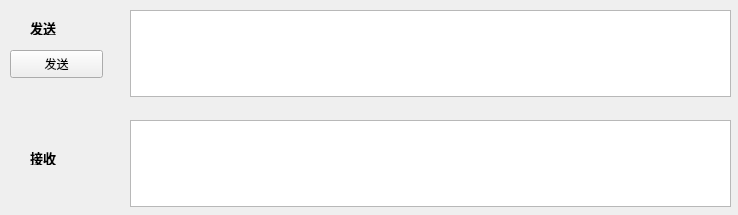
<?xml version="1.0" encoding="UTF-8"?>
<ui version="4.0">
 <class>Widget</class>
 <widget class="QWidget" name="Widget">
  <property name="geometry">
   <rect>
    <x>0</x>
    <y>0</y>
    <width>738</width>
    <height>215</height>
   </rect>
  </property>
  <property name="windowTitle">
   <string>Widget</string>
  </property>
  <widget class="QTextEdit" name="textEdit">
   <property name="geometry">
    <rect>
     <x>130</x>
     <y>10</y>
     <width>601</width>
     <height>87</height>
    </rect>
   </property>
  </widget>
  <widget class="QTextEdit" name="textEdit_2">
   <property name="geometry">
    <rect>
     <x>130</x>
     <y>120</y>
     <width>601</width>
     <height>87</height>
    </rect>
   </property>
  </widget>
  <widget class="QLabel" name="label">
   <property name="geometry">
    <rect>
     <x>30</x>
     <y>20</y>
     <width>68</width>
     <height>15</height>
    </rect>
   </property>
   <property name="font">
    <font>
     <family>Agency FB</family>
     <pointsize>10</pointsize>
     <weight>75</weight>
     <bold>true</bold>
    </font>
   </property>
   <property name="text">
    <string>发送</string>
   </property>
  </widget>
  <widget class="QLabel" name="label_2">
   <property name="geometry">
    <rect>
     <x>30</x>
     <y>150</y>
     <width>68</width>
     <height>15</height>
    </rect>
   </property>
   <property name="font">
    <font>
     <family>Agency FB</family>
     <pointsize>10</pointsize>
     <weight>75</weight>
     <bold>true</bold>
    </font>
   </property>
   <property name="text">
    <string>接收</string>
   </property>
  </widget>
  <widget class="QPushButton" name="pushButton">
   <property name="geometry">
    <rect>
     <x>10</x>
     <y>50</y>
     <width>93</width>
     <height>28</height>
    </rect>
   </property>
   <property name="font">
    <font>
     <family>华文楷体</family>
    </font>
   </property>
   <property name="text">
    <string>发送</string>
   </property>
  </widget>
 </widget>
 <resources/>
 <connections/>
</ui>
